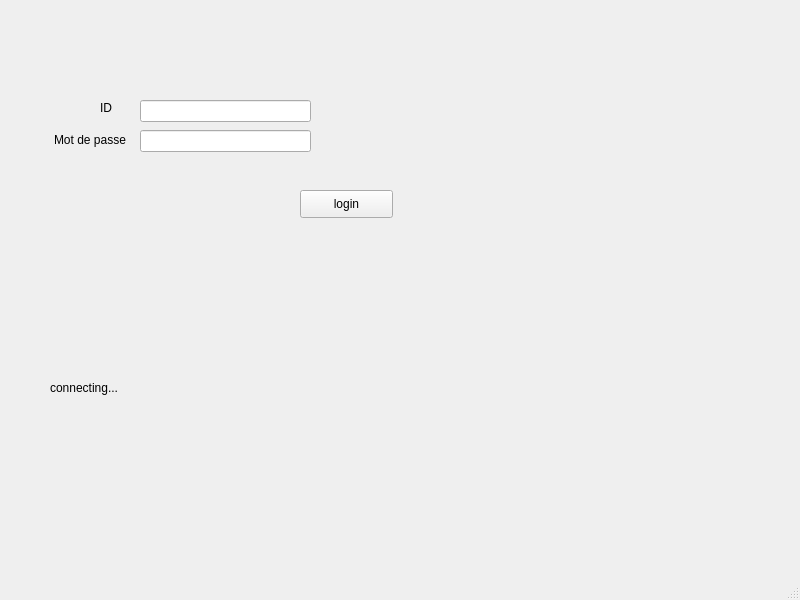
<?xml version="1.0" encoding="UTF-8"?>
<ui version="4.0">
 <class>MainWindow</class>
 <widget class="QMainWindow" name="MainWindow">
  <property name="geometry">
   <rect>
    <x>0</x>
    <y>0</y>
    <width>800</width>
    <height>600</height>
   </rect>
  </property>
  <property name="windowTitle">
   <string>MainWindow</string>
  </property>
  <widget class="QWidget" name="centralwidget">
   <widget class="QLabel" name="label">
    <property name="geometry">
     <rect>
      <x>100</x>
      <y>100</y>
      <width>55</width>
      <height>16</height>
     </rect>
    </property>
    <property name="text">
     <string>ID</string>
    </property>
   </widget>
   <widget class="QLabel" name="label_2">
    <property name="geometry">
     <rect>
      <x>54</x>
      <y>130</y>
      <width>91</width>
      <height>20</height>
     </rect>
    </property>
    <property name="text">
     <string>Mot de passe </string>
    </property>
   </widget>
   <widget class="QLineEdit" name="lineEdit_id">
    <property name="geometry">
     <rect>
      <x>140</x>
      <y>100</y>
      <width>171</width>
      <height>22</height>
     </rect>
    </property>
   </widget>
   <widget class="QLineEdit" name="lineEdit_mdp">
    <property name="geometry">
     <rect>
      <x>140</x>
      <y>130</y>
      <width>171</width>
      <height>22</height>
     </rect>
    </property>
   </widget>
   <widget class="QPushButton" name="pushButton">
    <property name="geometry">
     <rect>
      <x>300</x>
      <y>190</y>
      <width>93</width>
      <height>28</height>
     </rect>
    </property>
    <property name="text">
     <string>login</string>
    </property>
   </widget>
   <widget class="QLabel" name="label_connecting">
    <property name="geometry">
     <rect>
      <x>50</x>
      <y>380</y>
      <width>91</width>
      <height>16</height>
     </rect>
    </property>
    <property name="text">
     <string>connecting...</string>
    </property>
   </widget>
  </widget>
  <widget class="QMenuBar" name="menubar">
   <property name="geometry">
    <rect>
     <x>0</x>
     <y>0</y>
     <width>800</width>
     <height>26</height>
    </rect>
   </property>
  </widget>
  <widget class="QStatusBar" name="statusbar"/>
 </widget>
 <resources/>
 <connections/>
</ui>
